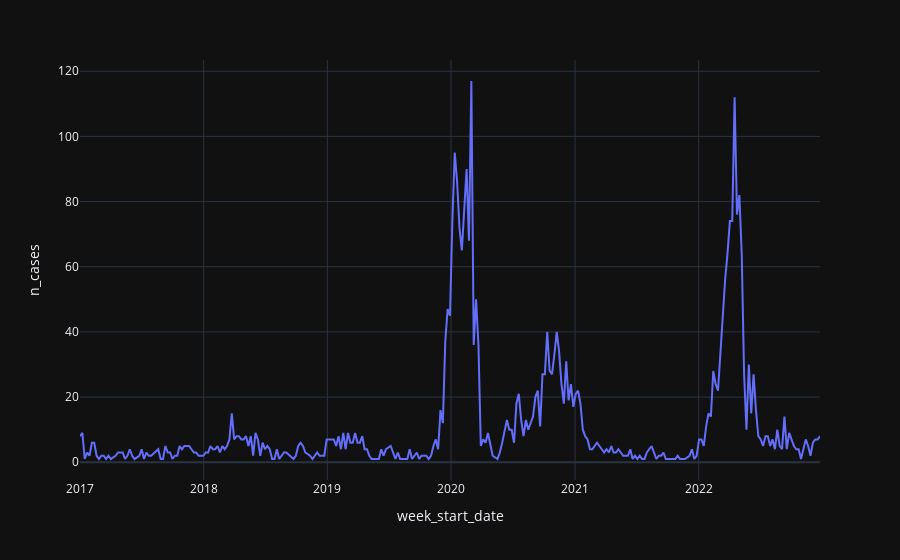

Notebook cell for this chart:
### Code cell
df_dengue[df_dengue['ubigeo']==160101].plot(x='week_start_date', y='n_cases', template='plotly_dark')

### Figure 1 — Plotly figure (JSON) as saved in the notebook; plotly's stock layout.template omitted (floating-point values rounded to 4 significant figures; data arrays with more than 128 entries replaced by an {"elided": "..."} marker saying what was removed)
{"data": [{"hovertemplate": "week_start_date=%{x}<br>n_cases=%{y}<extra></extra>", "legendgroup": "", "line": {"color": "#636efa", "dash": "solid"}, "marker": {"symbol": "circle"}, "mode": "lines", "name": "", "orientation": "v", "showlegend": false, "type": "scatter", "x": {"elided": "297 str values"}, "xaxis": "x", "y": {"elided": "297 int values"}, "yaxis": "y"}], "layout": {"legend": {"tracegroupgap": 0}, "margin": {"t": 60}, "xaxis": {"anchor": "y", "domain": [0, 1], "title": {"text": "week_start_date"}}, "yaxis": {"anchor": "x", "domain": [0, 1], "title": {"text": "n_cases"}}}}
